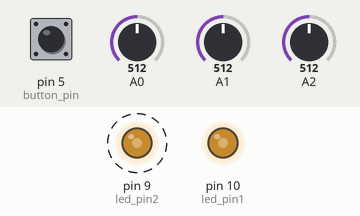
This sketch was run on a simulated Arduino Uno, built with avr-gcc and run on an emulated ATmega328P. Shown: output pins drawn as LEDs (lit = HIGH). Dashed ring = blinking. Inputs (shaded band) come from the test bench; at power-on: A1 = 512, A2 = 512, A0 = 512, pin 5 (button_pin) HIGH.

Above: at 1.08 s.
1.3 s: A1 set to 0
At 2.91 s:
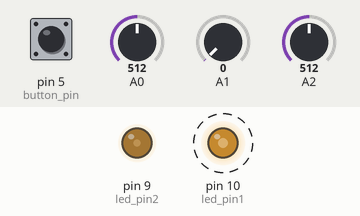
4.3 s: A2 set to 716
7.3 s: A1 set to 306
10.3 s: A2 set to 900
13.3 s: A2 set to 122
16.3 s: A0 set to 122
At 16.66 s:
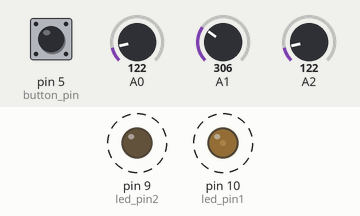
Timing chart, 0 to 20.3 s (numbered marks = the images above; inputs shaded):
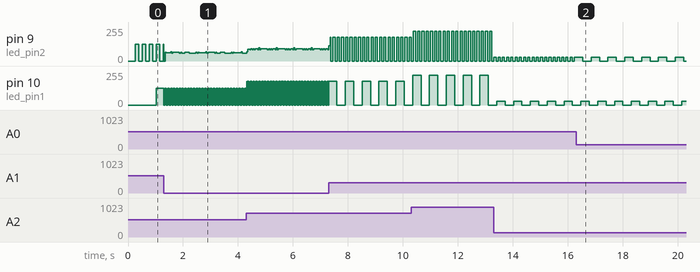

Measured:
- after the input at 1.3 s, pin 10 (led_pin1): alternates 127/255 for 0.01 s and 0/255 for 0.01 s, starting at once
- after the input at 7.3 s, pin 10 (led_pin1): alternates 178/255 for 0.31 s and 0/255 for 0.31 s, starting after 0.30 s
- after the input at 16.3 s, pin 9 (led_pin2): alternates 30/255 for 0.31 s and 0/255 for 0.31 s, starting after 0.24 s
- by itself, pin 9 (led_pin2): alternates 30/255 for 0.08 s and 0/255 for 0.08 s

The sketch:

Class_2_-_Prompt_3_alt.ino.ino
```cpp
//One pot changes the base rate that one light blinks at
// another changes the ratio the other will blink at. 2x as fast, 3x, 4x... as the base rate
// The third pot controls brightness

float led1_output = 1;
float led2_output = 1;
long current_time;
long prev_time;
long prev_time2;
long prev_print_time;
int button_read;
int prev_button_read;
int latch1 = 0;
int lfo_latch;
int pot1;
int pot2;
float expo_control;
int base_rate;
int rate2;
float fade_time;
float brightness1;

int button_pin = 5;
int led_pin1 = 10;
int led_pin2 = 9;

void setup() {
  //same setup as before
  pinMode(button_pin, INPUT_PULLUP);
  pinMode(led_pin2, OUTPUT);
  pinMode(led_pin1, OUTPUT);
}

void loop() {
  current_time = millis();

  if (current_time - prev_print_time > 10) {
    prev_print_time = current_time;
    pot1 = analogRead(A1); //0-1023 input range
    pot2 = analogRead(A0);
    //https://www.arduino.cc/reference/en/language/functions/math/map/
    //map(input,original low, original high, new low, new high)
    base_rate = map(pot1, 1, 1023, 10, 1000);
    rate2 = map(pot2, 1, 1023, 1, 8);

    brightness1 = analogRead(A2) / 1023.0; //0-1.0
  }

  prev_button_read = button_read;
  button_read = digitalRead(button_pin);

  if (prev_button_read == 1 && button_read == 0) {
    //Serial.println("Howdy!");
    if (latch1 == 0) {
      latch1 = 1;
    }
    else {
      latch1 = 0;
    }
  }

  if (latch1 == 0) {
    //bases rate divided by rate 2 means this if will be locked to the other one but at differnt ratios. If you multipled it would be longer tahtn the other if
    if (current_time - prev_time2 > base_rate / rate2) {
      prev_time2 = current_time;

      if (led2_output == 0) {
        led2_output = 1;
      }
      else {
        led2_output = 0;
      }

      analogWrite(led_pin2, led2_output * 255 * brightness1);  //led2_output and brightness are just 0-1 so we multiply by 22 to get the whole range

    } //end of led2 timing if

    if (current_time - prev_time > base_rate) {
      prev_time = current_time;

      if (led1_output == 0) {
        led1_output = 1;
      }
      else {
        led1_output = 0;
      }

      analogWrite(led_pin1, led1_output * 255 * brightness1);

    } //end of led1 timing if

  } //end of button if

  //if the button is not being pressed do this

  else {
    //turn both LEDs off
    analogWrite(led_pin1, 0);
    analogWrite(led_pin2, 0);
  }

} //end of loop
```
